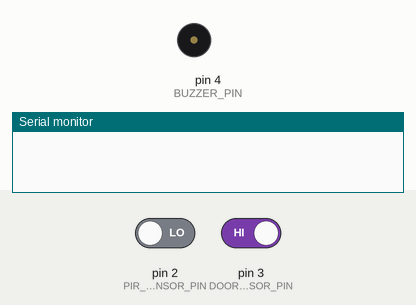
Simulated run of this sketch. Board: Arduino Uno, built with avr-gcc and run on an emulated ATmega328P. Shown: buzzer (waves = sounding, pin HIGH), the last lines printed to the serial monitor. The inputs (shaded band) are chosen by the test bench; at power-on: pin 2 (PIR_SENSOR_PIN) LOW, pin 3 (DOOR_SENSOR_PIN) HIGH.

Above: at 1.8 s.
1.9 s: pin 2 (PIR_SENSOR_PIN) driven HIGH
At 2.6 s:
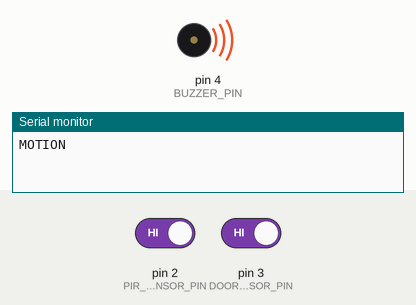
3.5 s: pin 3 (DOOR_SENSOR_PIN) driven LOW
Timing chart, 0 to 6.5 s (numbered marks = the images above; inputs shaded):
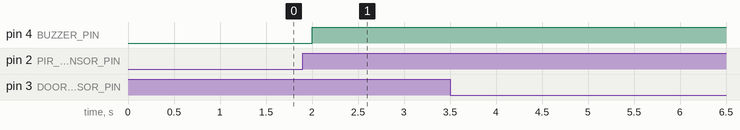

The sketch:

PIRBUZZERDOOR.ino
```cpp
#define PIR_SENSOR_PIN 2       // PIR sensor connected to D2
#define DOOR_SENSOR_PIN 3      // Door sensor (Reed switch) connected to D3
#define BUZZER_PIN 4           // Buzzer connected to D4

unsigned long buzzerStartTime = 0;
bool buzzerOnDueToMotion = false;

void setup() {
    Serial.begin(9600);
    pinMode(PIR_SENSOR_PIN, INPUT);
    pinMode(DOOR_SENSOR_PIN, INPUT_PULLUP);  // Door closed = HIGH, open = LOW
    pinMode(BUZZER_PIN, OUTPUT);
}

void loop() {
    int pirState = digitalRead(PIR_SENSOR_PIN);
    int doorState = digitalRead(DOOR_SENSOR_PIN);

    // Motion detected
    if (pirState == HIGH && !buzzerOnDueToMotion) {
        Serial.println("MOTION");
        digitalWrite(BUZZER_PIN, HIGH);
        buzzerStartTime = millis();
        buzzerOnDueToMotion = true;
    }

    // Handle 30sec buzzer timeout
    if (buzzerOnDueToMotion && (millis() - buzzerStartTime >= 30000)) {
        buzzerOnDueToMotion = false;
        digitalWrite(BUZZER_PIN, LOW);
    }

    // Door is open
    if (doorState == LOW) {
        Serial.println("DOOR_OPEN");
        digitalWrite(BUZZER_PIN, HIGH);
    }

    // No motion + door is closed + timeout complete
    if (pirState == LOW && doorState == HIGH && !buzzerOnDueToMotion) {
        digitalWrite(BUZZER_PIN, LOW);
    }

    delay(500);
}
```

Measured:
- after the input at 1.9 s, pin 4 (BUZZER_PIN): LOW → HIGH after 0.10 s
